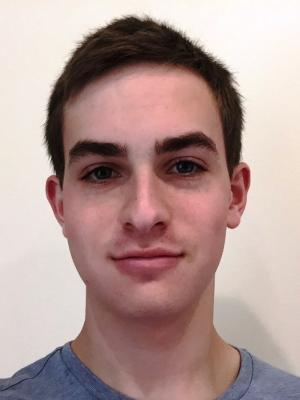
#> input picture Training_Data/IMG01.jpg, 300 x 400 px; its folder holds 4 pictures in this run
$ python calculate.py
#> lines starting #> are read from the running program, lines starting #| are printed output that depends on the picture
import numpy as np
from numpy import sqrt
import imageio
from numpy import linalg as LA

# Parameters of the Project

sampleSize = 40 # Number of Data Points for Training
width = 300 # Width in Pixels of each Training Image
height = 399 # Height in Pixels of each Training Image
threshold = 10 # The number of eigenfaces to actually be used

# The information calculated from the training set, to be saved in files for testing

mean = np.empty([height * width])
usefulEigFaces = np.empty([width * height, threshold])
omega = np.empty([threshold, sampleSize]) # Characteristic Vectors of each Data Point
stdDev = np.empty([height * width]) # Standard Deviation of each Random Variable,
                                    # used to normalize data measurements

# Returns a unit vector in the direction of vec

def norm(vec):
    mag = 0
    for i in range(vec.size):
        mag += vec[i] ** 2

    mag = sqrt(mag)

    for i in range(vec.size):
        vec[i] /= mag

    return vec

# Reads in training data from subdirectory Training_Data, calculates the eigenfaces
# and takes stores the most important of them as given by a threshold. Also calculates
# and stores the characteristic vectors of each data point
def calculateEigenFaces():

    # Load the Images of the Training Set
    a = np.empty([width * height, sampleSize]) # each image
    aux = np.empty([height, width])
    for i in range(1, sampleSize + 1):
        img = imageio.imread("Training_Data/IMG" + str(int(i / 10)) + str(i % 10) + ".jpg")
#> img is the input picture: shape (400, 300, 3); mean R, G, B 178.3, 152.8, 149.1
        for j in range(0, height):
            for k in range(0, width):
                aux[j][k] =  0.2989*img[j][k][0] + 0.5870*img[j][k][1] + 0.1140*img[j][k][2]
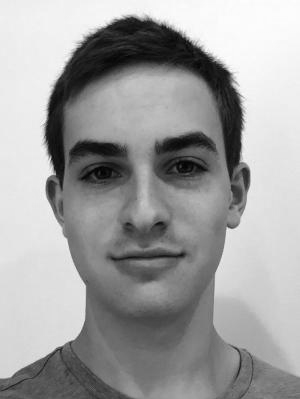
#> aux: shape (399, 300) float64; min 1.49, max 253.8, mean 160.1
        a[:,i - 1] = np.asarray(aux).reshape(-1)
#> pass 2 of the loop in calculateEigenFaces, `for i in range(1, sampleSize + 1):`:
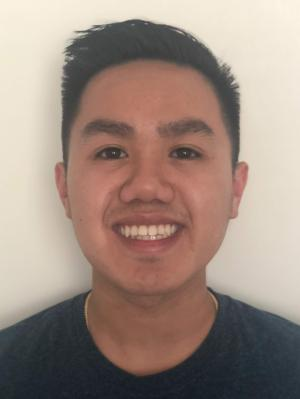
#> input picture Training_Data/IMG02.jpg, 300 x 399 px
#> in calculateEigenFaces, img is the input picture: shape (399, 300, 3); mean R, G, B 157.2, 138, 127.6
#> after the loop in calculateEigenFaces, `for j in range(0, height):`:
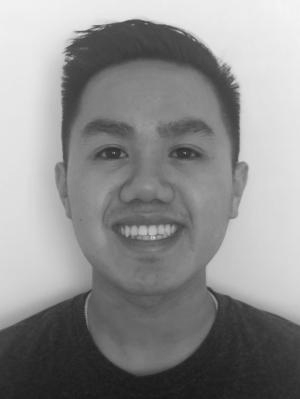
#> aux: shape (399, 300) float64; min 22.83, max 245, mean 142.6
#> pass 3 of the loop in calculateEigenFaces, `for i in range(1, sampleSize + 1):`:
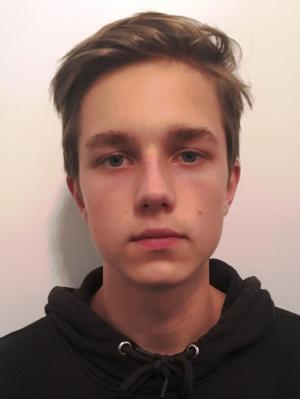
#> input picture Training_Data/IMG03.jpg, 300 x 399 px
#> in calculateEigenFaces, img is the input picture: shape (399, 300, 3); mean R, G, B 150.4, 122.7, 113.5
#> after the loop in calculateEigenFaces, `for j in range(0, height):`:
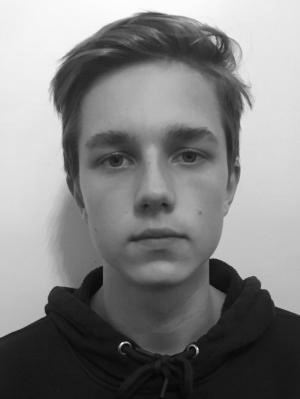
#> aux: shape (399, 300) float64; min 2.99, max 254.4, mean 129.9
#> the loop made 5 passes; the first 3 are shown

    # Treating each pixel as an independent random variable, calculate the std. deviation
    for i in range(height * width):
        stdDev[i] = np.std(a[i,:])

    # Calculate the mean face from the data set
    for i in range(height * width):
        mean[i] = np.mean(a[i,:])

    # Calculates the matrix F, which stores the standardized data points
    diff = np.empty([height * width,  sampleSize])
    for i in range(sampleSize):
        diff[:,i] = np.divide((a[:,i] - mean), stdDev)

    # Calculate the eigenvectors and eigenvalues of the matrix F^t F
    mat = (diff.T).dot(diff)
    eigVals, eigVecs = LA.eigh(mat)
    eigenFaces = np.empty([width * height, sampleSize])

    # Using the heuristic, calculate the eigenfaces (Fv, where v are the
    # eigenvectors of F^t F) of the data set
    eigenFaces = diff.dot(eigVecs)
    #for i in range(sampleSize):
    #    for k in range(sampleSize):
    #        eigenFaces[:,i] += eigVecs[k][i] * diff[:,k]

    # Normalize the eigenfaces to be of unit length
    for i in range(sampleSize):
        eigenFaces[:,i] = norm(eigenFaces[:,i])

    # Select the most important eigenfaces, given by a threshold

    sortedEigVals = np.sort(eigVals)

    for i in range(1, threshold + 1):
        for j in range(sampleSize):
            if (sortedEigVals[-1 * i] == eigVals[j]):
                usefulEigFaces[:,i - 1] = eigenFaces[:,j]

    # Calculates the characteristic vector of each data point
    for i in range(0, sampleSize):
        omega[:,i] = (usefulEigFaces.T).dot(diff[:,i])

# Saves all important calculated data to a file
def writeData():
    np.savetxt("Trained_Data/omega.txt", omega, delimiter=' ')
    np.savetxt("Trained_Data/mean.txt", mean, delimiter=' ')
    np.savetxt("Trained_Data/eigen.txt", usefulEigFaces, delimiter=' ')
    np.savetxt("Trained_Data/std.txt", stdDev, delimiter=' ')

# Main method
if __name__ == '__main__':
#> (the run stopped early here; a loop or call above may not have finished)
